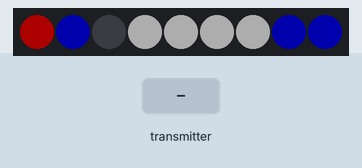
Simulated run of this sketch. Board: ESP8266 (NodeMCU). On the bench: 9 RGB LEDs in strip order, left to right. The inputs (shaded band) are chosen by the test bench. Dim RGB values are drawn brighter than linear; WiFi joins after 1.5 s; servers stay silent unless stated; what the sketch prints to the serial monitor is not drawn.

Above: at 1.2 s.
1.3 s: the transmitter starts sending psi = 1
At 2.4 s:
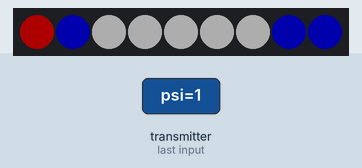
Timing chart, 0 to 5.0 s (numbered marks = the images above; inputs shaded):
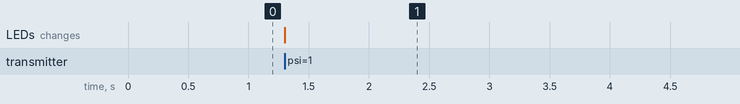

Measured:
- after the input at 1.3 s, the LEDs: change at once (image 1)

The sketch:

dome.ino
```cpp
#include <Arduino.h>
#include <ESP8266WiFi.h>
//#include <WiFi.h>
#include <espnow.h>
#include <Adafruit_NeoPixel.h>

#define LED_PIN D4
#define LED_COUNT 9
#define BRIGHTNESS 50

#define MAIN_EYE 0
#define LED_HP 1
#define LED_PSI 2
#define FRONT_LOGIC_1 3
#define FRONT_LOGIC_2 4
#define FRONT_LOGIC_3 5
#define FRONT_LOGIC_4 6
#define REAR_LOGIC_1 7
#define REAR_LOGIC_2 8

const char* ssid = "your SSID";
const char* password = "your pass";


struct dome_message {
  bool psi; // Flash the PSI
  int effect; // Trigger an effect
};

dome_message latestDomeMessage;
Adafruit_NeoPixel pixels = Adafruit_NeoPixel(LED_COUNT, LED_PIN, NEO_GRB + NEO_KHZ800);

void onDataReceiver(uint8_t * mac, uint8_t *incomingData, uint8_t len) {
   // We don't use mac to verify the sender
   // Let us transform the incomingData into our message structure
   memcpy(&latestDomeMessage, incomingData, sizeof(latestDomeMessage));
   Serial.print("Message Received: psi - ");
   Serial.print(latestDomeMessage.psi);
   Serial.print(" effect - ");
   Serial.println(latestDomeMessage.effect);
}


void setup() {
  Serial.begin(115200);
  Serial.print("started");
  WiFi.disconnect();
  ESP.eraseConfig();

  // Wifi STA Mode
  WiFi.mode(WIFI_STA);
  //WiFi.begin(ssid, password);
  //WiFi.begin();

  // Get Mac Add
  Serial.print("Mac Address: ");
  Serial.println(WiFi.macAddress());
  Serial.println("\nESP-Now Receiver");

  // Initializing the ESP-NOW
  if (esp_now_init() != 0) {
    Serial.println("Problem during ESP-NOW init");
    return;
  }

  esp_now_set_self_role(ESP_NOW_ROLE_SLAVE);
  // We can register the receiver callback function
  esp_now_register_recv_cb(onDataReceiver);

  pixels.begin();
  pixels.setBrightness(BRIGHTNESS);
  pixels.show();

  // HP
  pixels.setPixelColor(LED_HP, pixels.Color(0, 0, 255));

  // PSI
  pixels.setPixelColor(LED_PSI, pixels.Color(0, 0, 0));

  // Front Logic
  pixels.setPixelColor(FRONT_LOGIC_1, pixels.Color(255, 255, 255));
  pixels.setPixelColor(FRONT_LOGIC_2, pixels.Color(255, 255, 255));
  pixels.setPixelColor(FRONT_LOGIC_3, pixels.Color(255, 255, 255));
  pixels.setPixelColor(FRONT_LOGIC_4, pixels.Color(255, 255, 255));

  // Rear Logic
  pixels.setPixelColor(REAR_LOGIC_1, pixels.Color(0, 0, 255));
  pixels.setPixelColor(REAR_LOGIC_2, pixels.Color(0, 0, 255));

  // Main Eye
  pixels.setPixelColor(MAIN_EYE, pixels.Color(255, 0, 0));

  pixels.show();
}

void loop() {
  // put your main code here, to run repeatedly:
  if (latestDomeMessage.psi == 1) {
    pixels.setPixelColor(LED_PSI, pixels.Color(255, 255, 255));
    pixels.show();
    Serial.println("doing psi stuff");
  } else {
    pixels.setPixelColor(LED_PSI, pixels.Color(0, 0, 0));
     pixels.show();
  }
}
```
